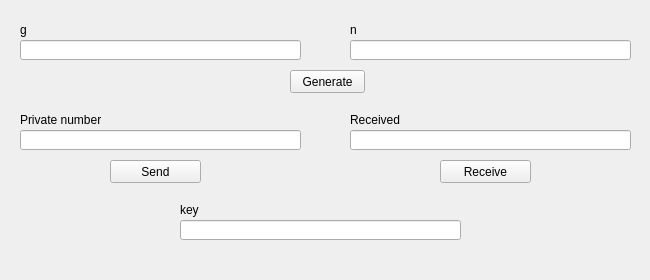
<?xml version="1.0" encoding="UTF-8"?>
<ui version="4.0">
 <class>MainWindow</class>
 <widget class="QMainWindow" name="MainWindow">
  <property name="geometry">
   <rect>
    <x>0</x>
    <y>0</y>
    <width>650</width>
    <height>280</height>
   </rect>
  </property>
  <property name="windowTitle">
   <string>MainWindow</string>
  </property>
  <widget class="QWidget" name="centralWidget">
   <widget class="QPushButton" name="sendButton">
    <property name="geometry">
     <rect>
      <x>110</x>
      <y>160</y>
      <width>91</width>
      <height>23</height>
     </rect>
    </property>
    <property name="text">
     <string>Send</string>
    </property>
   </widget>
   <widget class="QLabel" name="label">
    <property name="geometry">
     <rect>
      <x>350</x>
      <y>110</y>
      <width>81</width>
      <height>20</height>
     </rect>
    </property>
    <property name="text">
     <string>Received</string>
    </property>
   </widget>
   <widget class="QLabel" name="label_2">
    <property name="geometry">
     <rect>
      <x>20</x>
      <y>20</y>
      <width>81</width>
      <height>20</height>
     </rect>
    </property>
    <property name="text">
     <string>g</string>
    </property>
   </widget>
   <widget class="QPushButton" name="recvButton">
    <property name="geometry">
     <rect>
      <x>440</x>
      <y>160</y>
      <width>91</width>
      <height>23</height>
     </rect>
    </property>
    <property name="text">
     <string>Receive</string>
    </property>
   </widget>
   <widget class="QLabel" name="label_4">
    <property name="geometry">
     <rect>
      <x>180</x>
      <y>200</y>
      <width>81</width>
      <height>20</height>
     </rect>
    </property>
    <property name="text">
     <string>key</string>
    </property>
   </widget>
   <widget class="QLabel" name="label_5">
    <property name="geometry">
     <rect>
      <x>20</x>
      <y>110</y>
      <width>81</width>
      <height>20</height>
     </rect>
    </property>
    <property name="text">
     <string>Private number</string>
    </property>
   </widget>
   <widget class="QLabel" name="label_6">
    <property name="geometry">
     <rect>
      <x>350</x>
      <y>20</y>
      <width>81</width>
      <height>20</height>
     </rect>
    </property>
    <property name="text">
     <string>n</string>
    </property>
   </widget>
   <widget class="QPushButton" name="genButton">
    <property name="geometry">
     <rect>
      <x>290</x>
      <y>70</y>
      <width>75</width>
      <height>23</height>
     </rect>
    </property>
    <property name="text">
     <string>Generate</string>
    </property>
   </widget>
   <widget class="QLineEdit" name="privEdit">
    <property name="geometry">
     <rect>
      <x>20</x>
      <y>130</y>
      <width>281</width>
      <height>20</height>
     </rect>
    </property>
   </widget>
   <widget class="QLineEdit" name="recvEdit">
    <property name="geometry">
     <rect>
      <x>350</x>
      <y>130</y>
      <width>281</width>
      <height>20</height>
     </rect>
    </property>
   </widget>
   <widget class="QLineEdit" name="gEdit">
    <property name="geometry">
     <rect>
      <x>20</x>
      <y>40</y>
      <width>281</width>
      <height>20</height>
     </rect>
    </property>
   </widget>
   <widget class="QLineEdit" name="keyEdit">
    <property name="geometry">
     <rect>
      <x>180</x>
      <y>220</y>
      <width>281</width>
      <height>20</height>
     </rect>
    </property>
   </widget>
   <widget class="QLineEdit" name="nEdit">
    <property name="geometry">
     <rect>
      <x>350</x>
      <y>40</y>
      <width>281</width>
      <height>20</height>
     </rect>
    </property>
   </widget>
  </widget>
 </widget>
 <layoutdefault spacing="6" margin="11"/>
 <resources/>
 <connections/>
</ui>
